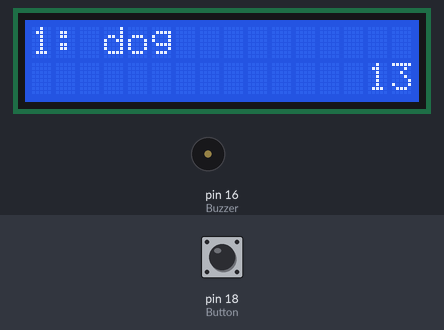
A program run on a simulated Raspberry Pi (header pin numbers). Shown: 16×2 character LCD, buzzer (waves = sounding). The inputs (shaded band) are chosen by the test bench; at power-on: pin 18 (Button) HIGH. Random numbers come from a fixed seed; the clock reads 2024-03-15 10:24:30 at power-on unless the program sets it.

Above: at 7.2 s.
7.3 s: pin 18 (Button) pulled LOW for 0.15 s
At 9.6 s:
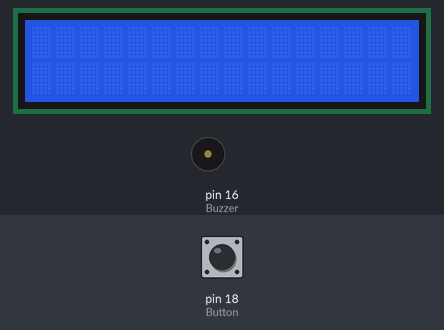
10.4 s: pin 18 (Button) pulled LOW for 1 s
At 13.2 s:
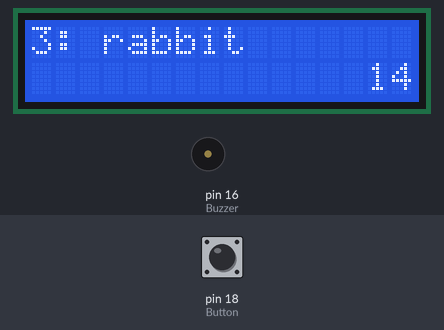
14.4 s: pin 18 (Button) pulled LOW for 0.15 s
At 15.3 s:
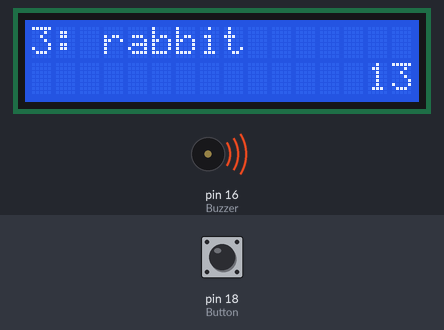
17.5 s: pin 18 (Button) pulled LOW for 3.2 s
At 22.4 s:
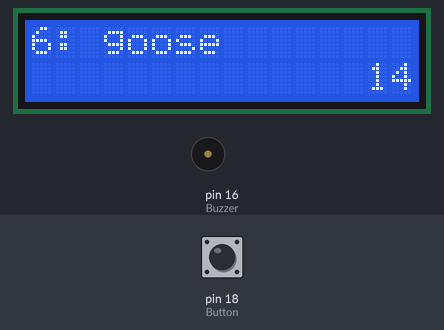
23.7 s: pin 18 (Button) pulled LOW for 0.15 s
At 24.3 s:
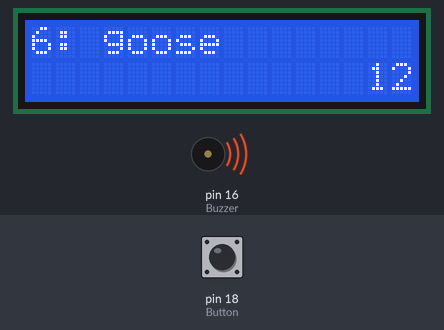
26.8 s: pin 18 (Button) pulled LOW for 1 s
At 29.6 s:
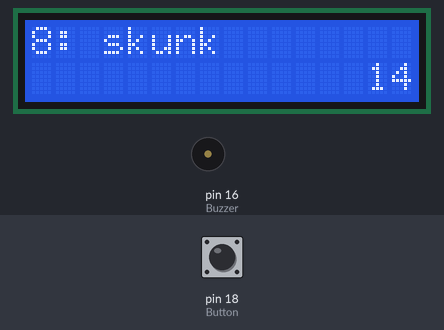
Timing chart, 0 to 45.6 s (numbered marks = the images above; inputs shaded):
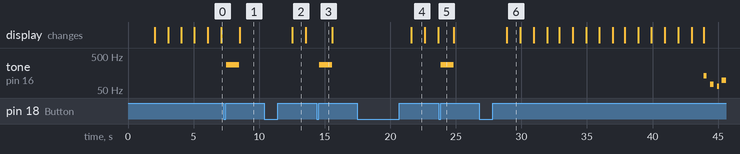

The program:

4C_DIYWhoAmI.py
```python
import RPi.GPIO as GPIO
from RPLCD.gpio import CharLCD
import time
import random

Button = 18
Buzzer = 16
GPIO.setmode(GPIO.BOARD)
GPIO.setup(Button,GPIO.IN,pull_up_down=GPIO.PUD_UP)
GPIO.setup(Buzzer, GPIO.OUT)
bzzr = GPIO.PWM(Buzzer,440)

arraySize = 25
timeLimit = 15
startTime = 0
roundNumber = 0

words = ["moose", "beaver", "bear", "goose", "dog", "cat", "squirrel", "bird", "elephant", "horse",
 "bull", "giraffe", "seal", "bat", "skunk", "turtle", "whale", "rhino", "lion", "monkey",
 "frog", "alligator", "kangaroo", "hippo", "rabbit"]
sequence = [0,0,0,0,0,0,0,0,0,0,0,0,0,0,0,0,0,0,0,0,0,0,0,0,0]

def showStartSequence(lcd):

	lcd.clear()
	lcd.cursor_pos = (0,0)
	lcd.write_string("Category:")
	lcd.cursor_pos = (1,0)
	lcd.write_string("Animals")
	time.sleep(2)

	lcd.clear()

	lcd.clear()
	lcd.write_string("Get ready!")
	time.sleep(1)

	lcd.clear()

	lcd.cursor_pos = (0,0)
	lcd.write_string("3")
	time.sleep(1)

	lcd.clear()

	lcd.cursor_pos = (0,0)
	lcd.write_string("2")
	time.sleep(1)

	lcd.clear()

	lcd.cursor_pos = (0,0)
	lcd.write_string("1")
	time.sleep(1)

	lcd.clear()

def generateRandomOrder(sequence):
	for i in range(0,24):
		currentNumber = 0
		match = True
		while match == True:
			match = False
			currentNumber = random.randint(0,arraySize-1)

			for j in range(0, i+1):
				if currentNumber == sequence[j]:
					match = True
			sequence[i] = currentNumber


def gameOver(lcd):
	lcd.clear()

	lcd.cursor_pos = (0,0)
	lcd.write_string("Game over")

	lcd.cursor_pos = (1,0)
	lcd.write_string("Score:")
	lcd.write_string(str(roundNumber))

	bzzr.start(2)
	bzzr.ChangeFrequency(130)
	time.sleep(.25)
	bzzr.stop()
	time.sleep(.275)

	bzzr.start(2)
	bzzr.ChangeFrequency(73)
	time.sleep(.25)
	bzzr.stop()
	time.sleep(.275)

	bzzr.start(2)
	bzzr.ChangeFrequency(65)
	time.sleep(.15)
	bzzr.stop()
	time.sleep(.175)

	bzzr.start(2)
	bzzr.ChangeFrequency(98)
	time.sleep(.5)
	bzzr.stop()
	time.sleep(.5)

	while True:
		pass

def winner(lcd):
	roundNumber
	lcd.clear()
	lcd.cursor_pos = (0,7)
	lcd.write_string("YOU")
	lcd.cursor_pos = (1,7)
	lcd.write_string("WIN")

	bzzr.start(2)
	bzzr.ChangeFrequency(1318)
	time.sleep(.15)
	bzzr.stop()
	time.sleep(.175)

	bzzr.start(2)
	bzzr.ChangeFrequency(1567)
	time.sleep(.15)
	bzzr.stop()
	time.sleep(.175)

	bzzr.start(2)
	bzzr.ChangeFrequency(2637)
	time.sleep(.15)
	bzzr.stop()
	time.sleep(.175)

	bzzr.start(2)
	bzzr.ChangeFrequency(2093)
	time.sleep(.15)
	bzzr.stop()
	time.sleep(.175)

	bzzr.start(2)
	bzzr.ChangeFrequency(2349)
	time.sleep(.15)
	bzzr.stop()
	time.sleep(.175)

	bzzr.start(2)
	bzzr.ChangeFrequency(3135)
	time.sleep(.5)
	bzzr.stop()
	time.sleep(.5)


	while True:
		pass


if __name__ == '__main__':

	try:
		lcd = CharLCD(cols=16, rows=2,pin_rw=None,pin_rs=37,pin_e=35,pins_data=[33,31,29,23],numbering_mode=GPIO.BOARD)
		generateRandomOrder(sequence)
		showStartSequence(lcd)
		for i in range(0,arraySize):
			roundNumber += 1

			lcd.clear()
			lcd.cursor_pos = (0,0)
			lcd.write_string(str(roundNumber))
			lcd.write_string(": ")
			lcd.write_string(words[sequence[i]])

			startTime = time.time()
			boton = GPIO.input(Button)
			while(boton == True):

				roundedTime = int(timeLimit - (time.time() - startTime))
				lcd.cursor_pos = (1,14)
				lcd.write_string("  ")
				lcd.cursor_pos = (1,14)
				lcd.write_string(str(roundedTime))
				time.sleep(0.1)
				if (time.time() - startTime > timeLimit):
					gameOver(lcd)
				boton = GPIO.input(Button)
				if boton == False:
					time.sleep(.1)
					bzzr.start(2)
					bzzr.ChangeFrequency(272)
					time.sleep(1)
					bzzr.stop()

			lcd.clear()
			time.sleep(2)
		winner(lcd)


	except KeyboardInterrupt:
		pass
	GPIO.cleanup()
```

Measured:
- after the input at 7.3 s, tone on pin 16 (Buzzer): silent → 272 Hz after 0.20 s, → silent 1.0 s later
- after the input at 14.4 s, tone on pin 16 (Buzzer): silent → 272 Hz after 0.17 s, → silent 1.0 s later
- after the input at 23.7 s, tone on pin 16 (Buzzer): silent → 272 Hz after 0.15 s, → silent 1.0 s later
- what the display in image 2 shows lasts 1.0 s, from 12.5 s to 13.5 s
